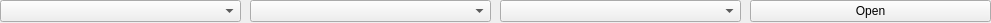
<?xml version="1.0" encoding="UTF-8"?>
<ui version="4.0">
 <class>PcanControlWidget</class>
 <widget class="QWidget" name="PcanControlWidget">
  <property name="geometry">
   <rect>
    <x>0</x>
    <y>0</y>
    <width>991</width>
    <height>23</height>
   </rect>
  </property>
  <property name="windowTitle">
   <string>Form</string>
  </property>
  <layout class="QHBoxLayout" name="horizontalLayout">
   <property name="spacing">
    <number>9</number>
   </property>
   <property name="leftMargin">
    <number>0</number>
   </property>
   <property name="topMargin">
    <number>0</number>
   </property>
   <property name="rightMargin">
    <number>0</number>
   </property>
   <property name="bottomMargin">
    <number>0</number>
   </property>
   <item>
    <widget class="PcanPortComboBox" name="canPortComboBox"/>
   </item>
   <item>
    <widget class="QComboBox" name="canBaudComboBox"/>
   </item>
   <item>
    <widget class="QComboBox" name="modeComboBox"/>
   </item>
   <item>
    <widget class="QPushButton" name="openButton">
     <property name="text">
      <string>Open</string>
     </property>
    </widget>
   </item>
  </layout>
 </widget>
 <customwidgets>
  <customwidget>
   <class>PcanPortComboBox</class>
   <extends>QComboBox</extends>
   <header>CanAdapter/PcanPortComboBox.h</header>
  </customwidget>
 </customwidgets>
 <resources/>
 <connections/>
</ui>
